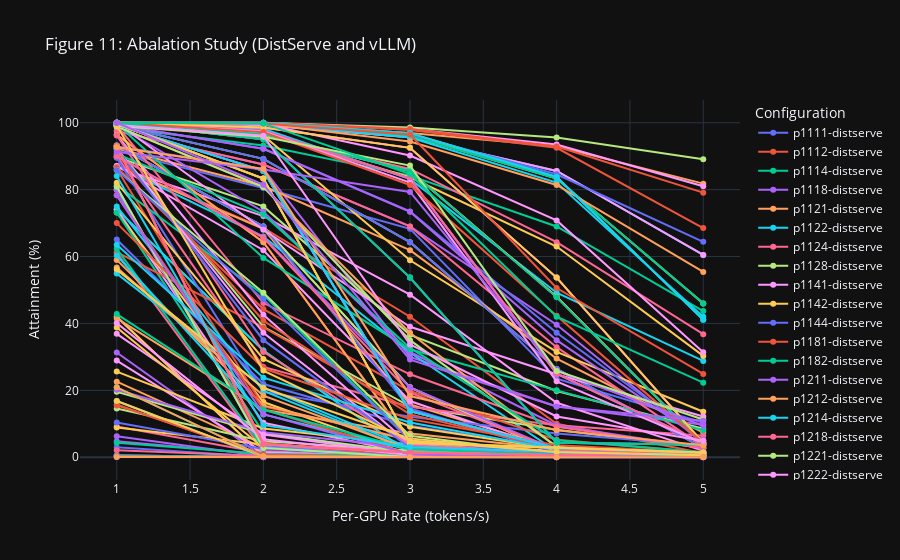

Notebook cell for this chart:
### Code cell
import plotly.graph_objects as go

fig = go.Figure()

# Plot the `figure_11_distserve_high`for some configurations
# tp_prefill = 1, pp_prefill = 1, tp_decode = 1, pp_decode = 1
# x-axis: rate
# y-axis: attainment
# find all combination of tp_prefill, pp_prefill, tp_decode, pp_decode

configs = figure_11_distserve_high[['tp_prefill', 'pp_prefill', 'tp_decode', 'pp_decode']].drop_duplicates()
df = figure_11_distserve_high

for tp_prefill, pp_prefill, tp_decode, pp_decode in configs.values:
    config_df = df[
        (df['tp_prefill'] == tp_prefill) & (df['pp_prefill'] == pp_prefill) &
        (df['tp_decode'] == tp_decode) & (df['pp_decode'] == pp_decode)
        ]
    # plot this inside a plotly plot
    fig.add_trace(go.Scatter(
        x=config_df['per_gpu_rate'], y=config_df['attainment'],
        mode='lines+markers', name=f"p{tp_prefill}{pp_prefill}{tp_decode}{pp_decode}-distserve"
    ))


# Plot the `figure_11_vllm_high`for some configurations
# tp_prefill = 1, pp_prefill = 1
# x-axis: rate
# y-axis: attainment
# find all combination of tp_prefill, pp_prefill

configs = figure_11_vllm_high[['tp_prefill', 'pp_prefill']].drop_duplicates()
df = figure_11_vllm_high

for tp_prefill, pp_prefill in configs.values:
    config_df = df[
        (df['tp_prefill'] == tp_prefill) & (df['pp_prefill'] == pp_prefill)
        ]
    # plot this inside a plotly plot
    fig.add_trace(go.Scatter(
        x=config_df['per_gpu_rate'], y=config_df['attainment'],
        mode='lines+markers', name=f"p{tp_prefill}{pp_prefill}-vllm"
    ))

# fig add title
fig.update_layout(
    title="Figure 11: Abalation Study (DistServe and vLLM)",
    xaxis_title="Per-GPU Rate (tokens/s)",
    yaxis_title="Attainment (%)",
    legend_title="Configuration"
)
fig.show()
fig.write_html("visual/figure_11.full.html")

### Figure 1 — Plotly figure (JSON) as saved in the notebook; plotly's stock layout.template omitted (floating-point values rounded to 4 significant figures)
{"data": [{"mode": "lines+markers", "name": "p1111-distserve", "x": [1.0, 2.0, 3.0, 4.0, 5.0], "y": [91.6, 80.5, 68.3, 23.5, 10.3], "type": "scatter"}, {"mode": "lines+markers", "name": "p1112-distserve", "x": [1.0, 2.0, 3.0, 4.0, 5.0], "y": [87.0, 68.6, 42.0, 10.0, 1.2], "type": "scatter"}, {"mode": "lines+markers", "name": "p1114-distserve", "x": [1.0, 2.0, 3.0, 4.0, 5.0], "y": [74.1, 31.9, 1.2, 0.1, 0.1], "type": "scatter"}, {"mode": "lines+markers", "name": "p1118-distserve", "x": [1.0, 2.0, 3.0, 4.0, 5.0], "y": [6.3, 0.3, 0.1, 0.1, 0.1], "type": "scatter"}, {"mode": "lines+markers", "name": "p1121-distserve", "x": [1.0, 2.0, 3.0, 4.0, 5.0], "y": [87.0, 68.3, 15.8, 2.5, 1.2], "type": "scatter"}, {"mode": "lines+markers", "name": "p1122-distserve", "x": [1.0, 2.0, 3.0, 4.0, 5.0], "y": [74.1, 31.9, 1.2, 0.1, 0.1], "type": "scatter"}, {"mode": "lines+markers", "name": "p1124-distserve", "x": [1.0, 2.0, 3.0, 4.0, 5.0], "y": [42.0, 0.3, 0.1, 0.1, 0.1], "type": "scatter"}, {"mode": "lines+markers", "name": "p1128-distserve", "x": [1.0, 2.0, 3.0, 4.0, 5.0], "y": [0.5, 0.1, 0.1, 0.1, 0.1], "type": "scatter"}, {"mode": "lines+markers", "name": "p1141-distserve", "x": [1.0, 2.0, 3.0, 4.0, 5.0], "y": [74.1, 10.3, 1.2, 0.1, 0.1], "type": "scatter"}, {"mode": "lines+markers", "name": "p1142-distserve", "x": [1.0, 2.0, 3.0, 4.0, 5.0], "y": [42.0, 0.3, 0.1, 0.1, 0.1], "type": "scatter"}, {"mode": "lines+markers", "name": "p1144-distserve", "x": [1.0, 2.0, 3.0, 4.0, 5.0], "y": [0.5, 0.1, 0.1, 0.1, 0.1], "type": "scatter"}, {"mode": "lines+markers", "name": "p1181-distserve", "x": [1.0, 2.0, 3.0, 4.0, 5.0], "y": [15.8, 0.3, 0.1, 0.1, 0.1], "type": "scatter"}, {"mode": "lines+markers", "name": "p1182-distserve", "x": [1.0, 2.0, 3.0, 4.0, 5.0], "y": [0.5, 0.1, 0.1, 0.1, 0.1], "type": "scatter"}, {"mode": "lines+markers", "name": "p1211-distserve", "x": [1.0, 2.0, 3.0, 4.0, 5.0], "y": [92.9, 86.2, 30.0, 15.2, 9.7], "type": "scatter"}, {"mode": "lines+markers", "name": "p1212-distserve", "x": [1.0, 2.0, 3.0, 4.0, 5.0], "y": [92.3, 81.1, 61.9, 29.5, 7.4], "type": "scatter"}, {"mode": "lines+markers", "name": "p1214-distserve", "x": [1.0, 2.0, 3.0, 4.0, 5.0], "y": [87.1, 66.0, 31.3, 1.7, 0.8], "type": "scatter"}, {"mode": "lines+markers", "name": "p1218-distserve", "x": [1.0, 2.0, 3.0, 4.0, 5.0], "y": [9.2, 1.3, 0.6, 0.1, 0.1], "type": "scatter"}, {"mode": "lines+markers", "name": "p1221-distserve", "x": [1.0, 2.0, 3.0, 4.0, 5.0], "y": [92.3, 39.0, 15.2, 8.2, 2.8], "type": "scatter"}, {"mode": "lines+markers", "name": "p1222-distserve", "x": [1.0, 2.0, 3.0, 4.0, 5.0], "y": [87.1, 61.9, 16.8, 1.7, 0.8], "type": "scatter"}, {"mode": "lines+markers", "name": "p1224-distserve", "x": [1.0, 2.0, 3.0, 4.0, 5.0], "y": [73.2, 16.5, 0.8, 0.1, 0.1], "type": "scatter"}, {"mode": "lines+markers", "name": "p1228-distserve", "x": [1.0, 2.0, 3.0, 4.0, 5.0], "y": [3.0, 0.1, 0.1, 0.1, 0.1], "type": "scatter"}, {"mode": "lines+markers", "name": "p1241-distserve", "x": [1.0, 2.0, 3.0, 4.0, 5.0], "y": [86.2, 15.2, 5.3, 1.6, 0.7], "type": "scatter"}, {"mode": "lines+markers", "name": "p1242-distserve", "x": [1.0, 2.0, 3.0, 4.0, 5.0], "y": [73.2, 7.4, 0.8, 0.1, 0.1], "type": "scatter"}, {"mode": "lines+markers", "name": "p1244-distserve", "x": [1.0, 2.0, 3.0, 4.0, 5.0], "y": [31.3, 0.1, 0.1, 0.1, 0.1], "type": "scatter"}, {"mode": "lines+markers", "name": "p1281-distserve", "x": [1.0, 2.0, 3.0, 4.0, 5.0], "y": [22.6, 2.8, 0.7, 0.1, 0.1], "type": "scatter"}, {"mode": "lines+markers", "name": "p1282-distserve", "x": [1.0, 2.0, 3.0, 4.0, 5.0], "y": [16.8, 0.1, 0.1, 0.1, 0.1], "type": "scatter"}, {"mode": "lines+markers", "name": "p1411-distserve", "x": [1.0, 2.0, 3.0, 4.0, 5.0], "y": [90.1, 27.0, 15.1, 9.6, 6.4], "type": "scatter"}, {"mode": "lines+markers", "name": "p1412-distserve", "x": [1.0, 2.0, 3.0, 4.0, 5.0], "y": [89.7, 75.0, 36.6, 19.8, 8.5], "type": "scatter"}, {"mode": "lines+markers", "name": "p1414-distserve", "x": [1.0, 2.0, 3.0, 4.0, 5.0], "y": [86.7, 72.1, 48.6, 16.3, 1.9], "type": "scatter"}, {"mode": "lines+markers", "name": "p1418-distserve", "x": [1.0, 2.0, 3.0, 4.0, 5.0], "y": [8.9, 3.8, 1.0, 0.7, 0.1], "type": "scatter"}, {"mode": "lines+markers", "name": "p1421-distserve", "x": [1.0, 2.0, 3.0, 4.0, 5.0], "y": [89.5, 19.6, 12.1, 7.1, 3.5], "type": "scatter"}, {"mode": "lines+markers", "name": "p1422-distserve", "x": [1.0, 2.0, 3.0, 4.0, 5.0], "y": [86.7, 44.3, 19.8, 5.2, 1.5], "type": "scatter"}, {"mode": "lines+markers", "name": "p1424-distserve", "x": [1.0, 2.0, 3.0, 4.0, 5.0], "y": [81.4, 48.6, 5.2, 1.0, 0.1], "type": "scatter"}, {"mode": "lines+markers", "name": "p1428-distserve", "x": [1.0, 2.0, 3.0, 4.0, 5.0], "y": [4.8, 0.9, 0.1, 0.1, 0.1], "type": "scatter"}, {"mode": "lines+markers", "name": "p1441-distserve", "x": [1.0, 2.0, 3.0, 4.0, 5.0], "y": [41.5, 14.2, 7.1, 2.5, 1.3], "type": "scatter"}, {"mode": "lines+markers", "name": "p1442-distserve", "x": [1.0, 2.0, 3.0, 4.0, 5.0], "y": [75.0, 19.8, 2.3, 1.0, 0.1], "type": "scatter"}, {"mode": "lines+markers", "name": "p1444-distserve", "x": [1.0, 2.0, 3.0, 4.0, 5.0], "y": [61.1, 1.9, 0.1, 0.1, 0.1], "type": "scatter"}, {"mode": "lines+markers", "name": "p1481-distserve", "x": [1.0, 2.0, 3.0, 4.0, 5.0], "y": [19.6, 7.1, 1.5, 0.8, 0.1], "type": "scatter"}, {"mode": "lines+markers", "name": "p1482-distserve", "x": [1.0, 2.0, 3.0, 4.0, 5.0], "y": [28.9, 1.5, 0.1, 0.1, 0.1], "type": "scatter"}, {"mode": "lines+markers", "name": "p1811-distserve", "x": [1.0, 2.0, 3.0, 4.0, 5.0], "y": [25.6, 8.6, 3.8, 2.0, 0.6], "type": "scatter"}, {"mode": "lines+markers", "name": "p1812-distserve", "x": [1.0, 2.0, 3.0, 4.0, 5.0], "y": [65.1, 21.9, 9.4, 2.6, 0.6], "type": "scatter"}, {"mode": "lines+markers", "name": "p1814-distserve", "x": [1.0, 2.0, 3.0, 4.0, 5.0], "y": [61.3, 38.8, 14.0, 2.8, 0.1], "type": "scatter"}, {"mode": "lines+markers", "name": "p1818-distserve", "x": [1.0, 2.0, 3.0, 4.0, 5.0], "y": [4.3, 1.0, 0.4, 0.1, 0.1], "type": "scatter"}, {"mode": "lines+markers", "name": "p1821-distserve", "x": [1.0, 2.0, 3.0, 4.0, 5.0], "y": [20.2, 7.5, 2.9, 1.0, 0.4], "type": "scatter"}, {"mode": "lines+markers", "name": "p1822-distserve", "x": [1.0, 2.0, 3.0, 4.0, 5.0], "y": [59.0, 15.5, 5.1, 0.8, 0.1], "type": "scatter"}, {"mode": "lines+markers", "name": "p1824-distserve", "x": [1.0, 2.0, 3.0, 4.0, 5.0], "y": [54.9, 20.9, 2.8, 0.1, 0.1], "type": "scatter"}, {"mode": "lines+markers", "name": "p1828-distserve", "x": [1.0, 2.0, 3.0, 4.0, 5.0], "y": [2.1, 0.4, 0.1, 0.1, 0.1], "type": "scatter"}, {"mode": "lines+markers", "name": "p1841-distserve", "x": [1.0, 2.0, 3.0, 4.0, 5.0], "y": [14.6, 4.8, 2.0, 0.4, 0.1], "type": "scatter"}, {"mode": "lines+markers", "name": "p1842-distserve", "x": [1.0, 2.0, 3.0, 4.0, 5.0], "y": [36.9, 6.8, 0.8, 0.1, 0.1], "type": "scatter"}, {"mode": "lines+markers", "name": "p1844-distserve", "x": [1.0, 2.0, 3.0, 4.0, 5.0], "y": [38.8, 2.8, 0.1, 0.1, 0.1], "type": "scatter"}, {"mode": "lines+markers", "name": "p1881-distserve", "x": [1.0, 2.0, 3.0, 4.0, 5.0], "y": [10.4, 2.5, 0.4, 0.1, 0.1], "type": "scatter"}, {"mode": "lines+markers", "name": "p1882-distserve", "x": [1.0, 2.0, 3.0, 4.0, 5.0], "y": [15.5, 0.8, 0.1, 0.1, 0.1], "type": "scatter"}, {"mode": "lines+markers", "name": "p2111-distserve", "x": [1.0, 2.0, 3.0, 4.0, 5.0], "y": [98.5, 93.2, 84.2, 69.0, 43.7], "type": "scatter"}, {"mode": "lines+markers", "name": "p2112-distserve", "x": [1.0, 2.0, 3.0, 4.0, 5.0], "y": [97.5, 87.5, 69.0, 39.6, 4.2], "type": "scatter"}, {"mode": "lines+markers", "name": "p2114-distserve", "x": [1.0, 2.0, 3.0, 4.0, 5.0], "y": [93.2, 69.0, 20.9, 1.3, 0.3], "type": "scatter"}, {"mode": "lines+markers", "name": "p2118-distserve", "x": [1.0, 2.0, 3.0, 4.0, 5.0], "y": [80.0, 3.8, 0.3, 0.1, 0.1], "type": "scatter"}, {"mode": "lines+markers", "name": "p2121-distserve", "x": [1.0, 2.0, 3.0, 4.0, 5.0], "y": [97.5, 87.5, 69.0, 32.9, 3.2], "type": "scatter"}, {"mode": "lines+markers", "name": "p2122-distserve", "x": [1.0, 2.0, 3.0, 4.0, 5.0], "y": [93.2, 69.0, 20.9, 1.3, 0.3], "type": "scatter"}, {"mode": "lines+markers", "name": "p2124-distserve", "x": [1.0, 2.0, 3.0, 4.0, 5.0], "y": [80.0, 4.2, 0.3, 0.1, 0.1], "type": "scatter"}, {"mode": "lines+markers", "name": "p2128-distserve", "x": [1.0, 2.0, 3.0, 4.0, 5.0], "y": [16.8, 0.2, 0.1, 0.1, 0.1], "type": "scatter"}, {"mode": "lines+markers", "name": "p2141-distserve", "x": [1.0, 2.0, 3.0, 4.0, 5.0], "y": [93.2, 69.0, 14.6, 1.3, 0.3], "type": "scatter"}, {"mode": "lines+markers", "name": "p2142-distserve", "x": [1.0, 2.0, 3.0, 4.0, 5.0], "y": [80.0, 4.2, 0.3, 0.1, 0.1], "type": "scatter"}, {"mode": "lines+markers", "name": "p2144-distserve", "x": [1.0, 2.0, 3.0, 4.0, 5.0], "y": [20.9, 0.2, 0.1, 0.1, 0.1], "type": "scatter"}, {"mode": "lines+markers", "name": "p2181-distserve", "x": [1.0, 2.0, 3.0, 4.0, 5.0], "y": [80.0, 3.2, 0.3, 0.1, 0.1], "type": "scatter"}, {"mode": "lines+markers", "name": "p2182-distserve", "x": [1.0, 2.0, 3.0, 4.0, 5.0], "y": [20.9, 0.2, 0.1, 0.1, 0.1], "type": "scatter"}, {"mode": "lines+markers", "name": "p2211-distserve", "x": [1.0, 2.0, 3.0, 4.0, 5.0], "y": [100.0, 98.2, 83.2, 49.2, 28.8], "type": "scatter"}, {"mode": "lines+markers", "name": "p2212-distserve", "x": [1.0, 2.0, 3.0, 4.0, 5.0], "y": [99.7, 96.4, 86.2, 64.3, 36.8], "type": "scatter"}, {"mode": "lines+markers", "name": "p2214-distserve", "x": [1.0, 2.0, 3.0, 4.0, 5.0], "y": [99.2, 89.2, 64.3, 26.4, 2.8], "type": "scatter"}, {"mode": "lines+markers", "name": "p2218-distserve", "x": [1.0, 2.0, 3.0, 4.0, 5.0], "y": [96.4, 42.6, 3.7, 1.3, 0.1], "type": "scatter"}, {"mode": "lines+markers", "name": "p2221-distserve", "x": [1.0, 2.0, 3.0, 4.0, 5.0], "y": [99.7, 96.2, 58.9, 31.5, 13.6], "type": "scatter"}, {"mode": "lines+markers", "name": "p2222-distserve", "x": [1.0, 2.0, 3.0, 4.0, 5.0], "y": [99.2, 89.2, 64.3, 26.4, 2.8], "type": "scatter"}, {"mode": "lines+markers", "name": "p2224-distserve", "x": [1.0, 2.0, 3.0, 4.0, 5.0], "y": [96.4, 64.3, 4.5, 1.3, 0.1], "type": "scatter"}, {"mode": "lines+markers", "name": "p2228-distserve", "x": [1.0, 2.0, 3.0, 4.0, 5.0], "y": [62.3, 2.8, 0.1, 0.1, 0.1], "type": "scatter"}, {"mode": "lines+markers", "name": "p2241-distserve", "x": [1.0, 2.0, 3.0, 4.0, 5.0], "y": [99.2, 73.4, 31.5, 9.5, 2.8], "type": "scatter"}, {"mode": "lines+markers", "name": "p2242-distserve", "x": [1.0, 2.0, 3.0, 4.0, 5.0], "y": [96.4, 64.3, 4.5, 1.3, 0.1], "type": "scatter"}, {"mode": "lines+markers", "name": "p2244-distserve", "x": [1.0, 2.0, 3.0, 4.0, 5.0], "y": [80.9, 2.8, 0.1, 0.1, 0.1], "type": "scatter"}, {"mode": "lines+markers", "name": "p2281-distserve", "x": [1.0, 2.0, 3.0, 4.0, 5.0], "y": [96.2, 31.5, 3.6, 1.3, 0.1], "type": "scatter"}, {"mode": "lines+markers", "name": "p2282-distserve", "x": [1.0, 2.0, 3.0, 4.0, 5.0], "y": [80.9, 2.8, 0.1, 0.1, 0.1], "type": "scatter"}, {"mode": "lines+markers", "name": "p2411-distserve", "x": [1.0, 2.0, 3.0, 4.0, 5.0], "y": [100.0, 68.0, 39.0, 24.8, 12.2], "type": "scatter"}, {"mode": "lines+markers", "name": "p2412-distserve", "x": [1.0, 2.0, 3.0, 4.0, 5.0], "y": [99.7, 96.7, 83.7, 63.0, 30.3], "type": "scatter"}, {"mode": "lines+markers", "name": "p2414-distserve", "x": [1.0, 2.0, 3.0, 4.0, 5.0], "y": [99.3, 92.2, 73.5, 37.2, 5.1], "type": "scatter"}, {"mode": "lines+markers", "name": "p2418-distserve", "x": [1.0, 2.0, 3.0, 4.0, 5.0], "y": [90.7, 40.8, 12.8, 2.5, 0.5], "type": "scatter"}, {"mode": "lines+markers", "name": "p2421-distserve", "x": [1.0, 2.0, 3.0, 4.0, 5.0], "y": [99.7, 59.6, 32.3, 20.0, 8.1], "type": "scatter"}, {"mode": "lines+markers", "name": "p2422-distserve", "x": [1.0, 2.0, 3.0, 4.0, 5.0], "y": [99.3, 92.2, 73.4, 35.0, 5.0], "type": "scatter"}, {"mode": "lines+markers", "name": "p2424-distserve", "x": [1.0, 2.0, 3.0, 4.0, 5.0], "y": [98.9, 80.9, 37.2, 3.1, 0.6], "type": "scatter"}, {"mode": "lines+markers", "name": "p2428-distserve", "x": [1.0, 2.0, 3.0, 4.0, 5.0], "y": [60.3, 12.8, 2.2, 0.1, 0.1], "type": "scatter"}, {"mode": "lines+markers", "name": "p2441-distserve", "x": [1.0, 2.0, 3.0, 4.0, 5.0], "y": [99.2, 46.1, 24.8, 9.1, 2.7], "type": "scatter"}, {"mode": "lines+markers", "name": "p2442-distserve", "x": [1.0, 2.0, 3.0, 4.0, 5.0], "y": [98.9, 80.8, 35.0, 3.1, 0.6], "type": "scatter"}, {"mode": "lines+markers", "name": "p2444-distserve", "x": [1.0, 2.0, 3.0, 4.0, 5.0], "y": [92.2, 37.2, 2.8, 0.1, 0.1], "type": "scatter"}, {"mode": "lines+markers", "name": "p2481-distserve", "x": [1.0, 2.0, 3.0, 4.0, 5.0], "y": [82.1, 29.4, 9.1, 2.5, 0.5], "type": "scatter"}, {"mode": "lines+markers", "name": "p2482-distserve", "x": [1.0, 2.0, 3.0, 4.0, 5.0], "y": [92.2, 35.0, 2.8, 0.1, 0.1], "type": "scatter"}, {"mode": "lines+markers", "name": "p2811-distserve", "x": [1.0, 2.0, 3.0, 4.0, 5.0], "y": [70.0, 26.6, 11.4, 3.6, 1.4], "type": "scatter"}, {"mode": "lines+markers", "name": "p2812-distserve", "x": [1.0, 2.0, 3.0, 4.0, 5.0], "y": [90.7, 72.6, 32.7, 5.1, 1.5], "type": "scatter"}, {"mode": "lines+markers", "name": "p2814-distserve", "x": [1.0, 2.0, 3.0, 4.0, 5.0], "y": [90.0, 65.8, 20.9, 2.2, 0.6], "type": "scatter"}, {"mode": "lines+markers", "name": "p2818-distserve", "x": [1.0, 2.0, 3.0, 4.0, 5.0], "y": [56.7, 18.4, 2.3, 0.7, 0.1], "type": "scatter"}, {"mode": "lines+markers", "name": "p2821-distserve", "x": [1.0, 2.0, 3.0, 4.0, 5.0], "y": [63.5, 23.8, 10.4, 2.4, 1.2], "type": "scatter"}, {"mode": "lines+markers", "name": "p2822-distserve", "x": [1.0, 2.0, 3.0, 4.0, 5.0], "y": [90.0, 65.6, 19.3, 2.2, 0.6], "type": "scatter"}, {"mode": "lines+markers", "name": "p2824-distserve", "x": [1.0, 2.0, 3.0, 4.0, 5.0], "y": [85.9, 49.2, 6.4, 0.9, 0.1], "type": "scatter"}, {"mode": "lines+markers", "name": "p2828-distserve", "x": [1.0, 2.0, 3.0, 4.0, 5.0], "y": [40.1, 5.4, 0.7, 0.1, 0.1], "type": "scatter"}, {"mode": "lines+markers", "name": "p2841-distserve", "x": [1.0, 2.0, 3.0, 4.0, 5.0], "y": [56.1, 20.7, 5.6, 1.4, 0.5], "type": "scatter"}, {"mode": "lines+markers", "name": "p2842-distserve", "x": [1.0, 2.0, 3.0, 4.0, 5.0], "y": [85.9, 47.2, 5.1, 0.9, 0.1], "type": "scatter"}, {"mode": "lines+markers", "name": "p2844-distserve", "x": [1.0, 2.0, 3.0, 4.0, 5.0], "y": [78.3, 14.3, 0.9, 0.1, 0.1], "type": "scatter"}, {"mode": "lines+markers", "name": "p2881-distserve", "x": [1.0, 2.0, 3.0, 4.0, 5.0], "y": [42.8, 14.2, 2.4, 0.8, 0.1], "type": "scatter"}, {"mode": "lines+markers", "name": "p2882-distserve", "x": [1.0, 2.0, 3.0, 4.0, 5.0], "y": [78.3, 12.9, 0.9, 0.1, 0.1], "type": "scatter"}, {"mode": "lines+markers", "name": "p4111-distserve", "x": [1.0, 2.0, 3.0, 4.0, 5.0], "y": [100.0, 99.6, 96.9, 93.0, 81.8], "type": "scatter"}, {"mode": "lines+markers", "name": "p4112-distserve", "x": [1.0, 2.0, 3.0, 4.0, 5.0], "y": [100.0, 99.3, 95.7, 85.6, 60.5], "type": "scatter"}, {"mode": "lines+markers", "name": "p4114-distserve", "x": [1.0, 2.0, 3.0, 4.0, 5.0], "y": [99.9, 96.6, 85.6, 48.0, 3.9], "type": "scatter"}, {"mode": "lines+markers", "name": "p4118-distserve", "x": [1.0, 2.0, 3.0, 4.0, 5.0], "y": [99.3, 85.6, 13.8, 2.7, 1.4], "type": "scatter"}, {"mode": "lines+markers", "name": "p4121-distserve", "x": [1.0, 2.0, 3.0, 4.0, 5.0], "y": [100.0, 99.3, 95.7, 85.6, 60.5], "type": "scatter"}, {"mode": "lines+markers", "name": "p4122-distserve", "x": [1.0, 2.0, 3.0, 4.0, 5.0], "y": [99.9, 96.6, 85.6, 48.0, 3.9], "type": "scatter"}, {"mode": "lines+markers", "name": "p4124-distserve", "x": [1.0, 2.0, 3.0, 4.0, 5.0], "y": [99.3, 85.6, 13.8, 2.7, 1.4], "type": "scatter"}, {"mode": "lines+markers", "name": "p4128-distserve", "x": [1.0, 2.0, 3.0, 4.0, 5.0], "y": [93.0, 3.9, 1.4, 0.6, 0.5], "type": "scatter"}, {"mode": "lines+markers", "name": "p4141-distserve", "x": [1.0, 2.0, 3.0, 4.0, 5.0], "y": [99.9, 96.6, 85.6, 47.8, 3.9], "type": "scatter"}, {"mode": "lines+markers", "name": "p4142-distserve", "x": [1.0, 2.0, 3.0, 4.0, 5.0], "y": [99.3, 85.6, 13.8, 2.7, 1.4], "type": "scatter"}, {"mode": "lines+markers", "name": "p4144-distserve", "x": [1.0, 2.0, 3.0, 4.0, 5.0], "y": [93.0, 3.9, 1.4, 0.7, 0.6], "type": "scatter"}, {"mode": "lines+markers", "name": "p4181-distserve", "x": [1.0, 2.0, 3.0, 4.0, 5.0], "y": [99.3, 85.6, 13.8, 2.7, 1.4], "type": "scatter"}, {"mode": "lines+markers", "name": "p4182-distserve", "x": [1.0, 2.0, 3.0, 4.0, 5.0], "y": [93.0, 3.9, 1.4, 0.7, 0.6], "type": "scatter"}, {"mode": "lines+markers", "name": "p4211-distserve", "x": [1.0, 2.0, 3.0, 4.0, 5.0], "y": [100.0, 100.0, 98.6, 95.6, 89.1], "type": "scatter"}, {"mode": "lines+markers", "name": "p4212-distserve", "x": [1.0, 2.0, 3.0, 4.0, 5.0], "y": [100.0, 100.0, 98.1, 93.5, 81.0], "type": "scatter"}, {"mode": "lines+markers", "name": "p4214-distserve", "x": [1.0, 2.0, 3.0, 4.0, 5.0], "y": [100.0, 99.7, 96.1, 83.3, 46.0], "type": "scatter"}, {"mode": "lines+markers", "name": "p4218-distserve", "x": [1.0, 2.0, 3.0, 4.0, 5.0], "y": [100.0, 97.6, 83.3, 25.0, 4.2], "type": "scatter"}, {"mode": "lines+markers", "name": "p4221-distserve", "x": [1.0, 2.0, 3.0, 4.0, 5.0], "y": [100.0, 100.0, 98.1, 92.9, 79.1], "type": "scatter"}, {"mode": "lines+markers", "name": "p4222-distserve", "x": [1.0, 2.0, 3.0, 4.0, 5.0], "y": [100.0, 99.7, 96.1, 83.3, 46.0], "type": "scatter"}, {"mode": "lines+markers", "name": "p4224-distserve", "x": [1.0, 2.0, 3.0, 4.0, 5.0], "y": [100.0, 97.6, 83.3, 25.0, 4.2], "type": "scatter"}, {"mode": "lines+markers", "name": "p4228-distserve", "x": [1.0, 2.0, 3.0, 4.0, 5.0], "y": [99.7, 83.3, 4.3, 2.9, 1.3], "type": "scatter"}, {"mode": "lines+markers", "name": "p4241-distserve", "x": [1.0, 2.0, 3.0, 4.0, 5.0], "y": [100.0, 99.7, 95.6, 82.1, 42.0], "type": "scatter"}, {"mode": "lines+markers", "name": "p4242-distserve", "x": [1.0, 2.0, 3.0, 4.0, 5.0], "y": [100.0, 97.6, 83.3, 25.0, 4.2], "type": "scatter"}, {"mode": "lines+markers", "name": "p4244-distserve", "x": [1.0, 2.0, 3.0, 4.0, 5.0], "y": [99.7, 83.3, 4.3, 2.9, 1.4], "type": "scatter"}, {"mode": "lines+markers", "name": "p4281-distserve", "x": [1.0, 2.0, 3.0, 4.0, 5.0], "y": [100.0, 97.4, 82.1, 22.7, 4.2], "type": "scatter"}, {"mode": "lines+markers", "name": "p4282-distserve", "x": [1.0, 2.0, 3.0, 4.0, 5.0], "y": [99.7, 83.3, 4.3, 2.9, 1.4], "type": "scatter"}, {"mode": "lines+markers", "name": "p4411-distserve", "x": [1.0, 2.0, 3.0, 4.0, 5.0], "y": [100.0, 99.7, 96.6, 84.6, 64.4], "type": "scatter"}, {"mode": "lines+markers", "name": "p4412-distserve", "x": [1.0, 2.0, 3.0, 4.0, 5.0], "y": [100.0, 100.0, 97.8, 92.5, 68.5], "type": "scatter"}, {"mode": "lines+markers", "name": "p4414-distserve", "x": [1.0, 2.0, 3.0, 4.0, 5.0], "y": [100.0, 100.0, 96.9, 83.8, 41.1], "type": "scatter"}, {"mode": "lines+markers", "name": "p4418-distserve", "x": [1.0, 2.0, 3.0, 4.0, 5.0], "y": [100.0, 98.6, 92.5, 53.7, 4.3], "type": "scatter"}, {"mode": "lines+markers", "name": "p4421-distserve", "x": [1.0, 2.0, 3.0, 4.0, 5.0], "y": [100.0, 99.6, 94.4, 81.4, 55.4], "type": "scatter"}, {"mode": "lines+markers", "name": "p4422-distserve", "x": [1.0, 2.0, 3.0, 4.0, 5.0], "y": [100.0, 100.0, 96.9, 83.8, 41.1], "type": "scatter"}, {"mode": "lines+markers", "name": "p4424-distserve", "x": [1.0, 2.0, 3.0, 4.0, 5.0], "y": [100.0, 98.6, 92.5, 53.7, 4.3], "type": "scatter"}, {"mode": "lines+markers", "name": "p4428-distserve", "x": [1.0, 2.0, 3.0, 4.0, 5.0], "y": [100.0, 95.1, 53.7, 4.3, 3.7], "type": "scatter"}, {"mode": "lines+markers", "name": "p4441-distserve", "x": [1.0, 2.0, 3.0, 4.0, 5.0], "y": [100.0, 99.6, 90.2, 70.8, 31.4], "type": "scatter"}, {"mode": "lines+markers", "name": "p4442-distserve", "x": [1.0, 2.0, 3.0, 4.0, 5.0], "y": [100.0, 98.6, 92.5, 53.7, 4.3], "type": "scatter"}, {"mode": "lines+markers", "name": "p4444-distserve", "x": [1.0, 2.0, 3.0, 4.0, 5.0], "y": [100.0, 95.1, 53.7, 4.3, 3.7], "type": "scatter"}, {"mode": "lines+markers", "name": "p4481-distserve", "x": [1.0, 2.0, 3.0, 4.0, 5.0], "y": [100.0, 97.2, 81.4, 42.3, 4.3], "type": "scatter"}, {"mode": "lines+markers", "name": "p4482-distserve", "x": [1.0, 2.0, 3.0, 4.0, 5.0], "y": [100.0, 95.1, 53.7, 4.3, 3.7], "type": "scatter"}, {"mode": "lines+markers", "name": "p11-vllm", "x": [1.0, 2.0, 3.0, 4.0, 5.0], "y": [91.3, 86.0, 79.3, 25.9, 9.4], "type": "scatter"}, {"mode": "lines+markers", "name": "p12-vllm", "x": [1.0, 2.0, 3.0, 4.0, 5.0], "y": [92.7, 86.2, 18.3, 8.1, 3.6], "type": "scatter"}, {"mode": "lines+markers", "name": "p14-vllm", "x": [1.0, 2.0, 3.0, 4.0, 5.0], "y": [84.1, 9.6, 3.1, 1.6, 0.4], "type": "scatter"}, {"mode": "lines+markers", "name": "p18-vllm", "x": [1.0, 2.0, 3.0, 4.0, 5.0], "y": [0.3, 0.0, 0.0, 0.0, 0.0], "type": "scatter"}, {"mode": "lines+markers", "name": "p21-vllm", "x": [1.0, 2.0, 3.0, 4.0, 5.0], "y": [99.0, 95.8, 87.2, 25.8, 11.3], "type": "scatter"}, {"mode": "lines+markers", "name": "p22-vllm", "x": [1.0, 2.0, 3.0, 4.0, 5.0], "y": [99.3, 96.1, 33.7, 12.2, 4.9], "type": "scatter"}, {"mode": "lines+markers", "name": "p24-vllm", "x": [1.0, 2.0, 3.0, 4.0, 5.0], "y": [99.1, 25.9, 5.0, 1.6, 0.6], "type": "scatter"}, {"mode": "lines+markers", "name": "p28-vllm", "x": [1.0, 2.0, 3.0, 4.0, 5.0], "y": [0.1, 0.0, 0.0, 0.0, 0.0], "type": "scatter"}, {"mode": "lines+markers", "name": "p41-vllm", "x": [1.0, 2.0, 3.0, 4.0, 5.0], "y": [100.0, 99.8, 96.5, 50.6, 24.9], "type": "scatter"}, {"mode": "lines+markers", "name": "p42-vllm", "x": [1.0, 2.0, 3.0, 4.0, 5.0], "y": [100.0, 99.8, 84.7, 42.0, 22.3], "type": "scatter"}, {"mode": "lines+markers", "name": "p44-vllm", "x": [1.0, 2.0, 3.0, 4.0, 5.0], "y": [100.0, 81.5, 29.2, 15.2, 10.9], "type": "scatter"}, {"mode": "lines+markers", "name": "p48-vllm", "x": [1.0, 2.0, 3.0, 4.0, 5.0], "y": [0.1, 0.2, 0.1, 0.0, 0.0], "type": "scatter"}], "layout": {"title": {"text": "Figure 11: Abalation Study (DistServe and vLLM)"}, "xaxis": {"title": {"text": "Per-GPU Rate (tokens/s)"}}, "yaxis": {"title": {"text": "Attainment (%)"}}, "legend": {"title": {"text": "Configuration"}}}}
